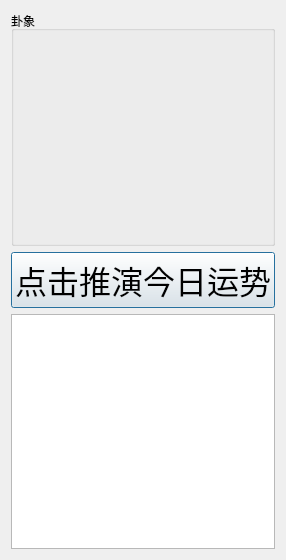
<?xml version="1.0" encoding="UTF-8"?>
<ui version="4.0">
 <class>AugurWindow</class>
 <widget class="QDialog" name="AugurWindow">
  <property name="geometry">
   <rect>
    <x>0</x>
    <y>0</y>
    <width>282</width>
    <height>560</height>
   </rect>
  </property>
  <property name="windowTitle">
   <string>运势推演</string>
  </property>
  <layout class="QVBoxLayout" name="verticalLayout_2" stretch="1,1,1">
   <item>
    <widget class="QGroupBox" name="groupBox">
     <property name="title">
      <string>卦象</string>
     </property>
     <layout class="QVBoxLayout" name="verticalLayout">
      <property name="spacing">
       <number>0</number>
      </property>
     </layout>
    </widget>
   </item>
   <item>
    <widget class="QPushButton" name="start">
     <property name="font">
      <font>
       <family>黑体</family>
       <pointsize>24</pointsize>
      </font>
     </property>
     <property name="text">
      <string>点击推演今日运势</string>
     </property>
    </widget>
   </item>
   <item>
    <widget class="QTextBrowser" name="textBrowser"/>
   </item>
  </layout>
 </widget>
 <resources/>
 <connections/>
</ui>
